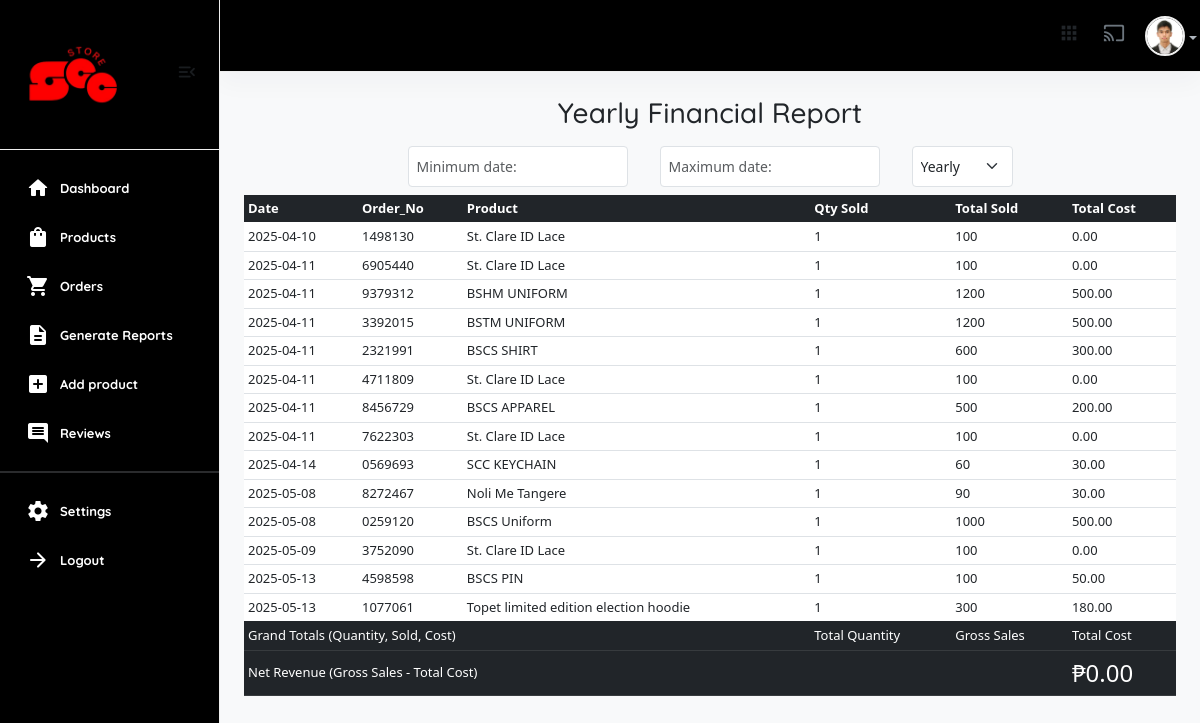
Page /useradmin/generate-reports/ (signed in) on the committed database.
### userauths/models.py (models this page shows, shortened)
class User(AbstractUser):
    email = models.EmailField(unique=True)
    username = models.CharField(max_length=100)
    bio = models.CharField(max_length=100)
    password = models.CharField(max_length=255)
    avatar = models.ImageField(upload_to='image/')
    USERNAME_FIELD = "email"
    REQUIRED_FIELDS = ['username']

class Profile(models.Model):
    user = models.OneToOneField(User, on_delete=models.CASCADE)
    image = models.ImageField(upload_to="image")
    full_name = models.CharField(max_length=200, null=True, blank=True)
    bio = models.CharField(max_length=200, null=True, blank=True)
    phone = models.CharField(max_length=200) # +234 (456) - 789
    address = models.CharField(max_length=200, null=True, blank=True)
    country = models.CharField(max_length=200, null=True, blank=True)
    relative_students = models.ManyToManyField(User, blank=True, related_name='parents', symmetrical=False)
    verified = models.BooleanField(default=False)

### core/models.py (models this page shows, shortened)
class Product(models.Model):
    pid = ShortUUIDField(unique=True, length=10, max_length=20, alphabet="abcdefgh12345")
    user = models.ForeignKey(User, on_delete=models.SET_NULL, null=True)
    category = models.ForeignKey(Category, on_delete=models.SET_NULL, null=True, related_name="category")
    vendor = models.ForeignKey(Vendor, on_delete=models.SET_NULL, null=True, related_name="product")
    title = models.CharField(max_length=100, default="Fresh Pear")
    image = models.ImageField(upload_to=user_directory_path, default="product.jpg")
    description = models.TextField(null=True, blank=True, default="This is the product")
    price = models.DecimalField(max_digits=12, decimal_places=2, default="0.00")
    old_price = models.DecimalField(max_digits=12, decimal_places=2, default="2.99", blank=True)
    vat = models.DecimalField(max_digits=12, decimal_places=2, default="0.00")
    cost = models.DecimalField(max_digits=12, decimal_places=2, default="0.00")
    specifications = models.TextField(null=True, blank=True)
    type = models.CharField(max_length=100, default="What is the product type?", null=True, blank=True)
    stock_count = models.IntegerField(default=0, null=True, blank=True)
    life = models.CharField(max_length=100, default="item life spand?", null=True, blank=True)
    mfd = models.DateField(auto_now_add=False, null=True, blank=True)
    tags = models.ManyToManyField(ProductTag, blank=True, related_name="products")
    product_status = models.CharField(choices=STATUS, max_length=100, default="In Review")
    status = models.BooleanField(default=True)
    in_stock = models.BooleanField(default=True)
    featured = models.BooleanField(default=True)
    digital = models.BooleanField(default=False)
    sku = ShortUUIDField(unique=True, length=4, max_length=10, prefix="sku", alphabet="abcdefgh")
    date = models.DateField(auto_now_add=True)
    updated = models.DateField(auto_now=True)
    class Meta:
        verbose_name_plural = "Product"

### useradmin/views.py (the view, shortened to what this page needs)
# urls.py: path("generate-reports/", views.reports, name="generate-reports"),
@user_passes_test(is_admin)
def reports(request, recurrent="Yearly"):
    user = request.user
    now = timezone.localtime()
    today = now.date()
    this_week_start = today - dt.timedelta(days=today.weekday())  # Monday
    this_month = now.month
    this_year = now.year
    order = CartOrder.objects.filter(paid_status=True).order_by("-id")
    total_revenue = CartOrder.objects.filter(paid_status=True).aggregate(price=Sum("price"))["price"] or 0
    daily_revenue = CartOrder.objects.filter(paid_status=True, order_date=today).aggregate(price=Sum("price"))["price"] or 0
    if recurrent == "Yearly":
        revenue = CartOrder.objects.filter(
            paid_status=True,
            order_date__year=this_year
        ).aggregate(price=Sum("price"))["price"] or 0
        sales = CartOrderProducts.objects.filter(
            order__paid_status=True,
            order__order_date__year=this_year
        ).annotate(
            order_num=Substr('order__oid', 2),  # Remove the '#' symbol (start from the second character)
            qty_sold=Sum('qty'),
            total_sold=Sum('total'),
            total_costing=Sum('cost'),
            order_date=F('order__order_date')  # Accessing the order_date field from CartOrder model
        ).values(
            'item',
            'order_num',  # This will contain the order number without the '#'
            'order_date',  # This will contain the order date
            'qty_sold',
            'total_sold',
            'total_cost'
        )
    total_orders_count = CartOrder.objects.count()
    all_products = Product.objects.all()
    all_categories = Category.objects.all()
    new_customers = User.objects.all().order_by("-id")[:6]
    latest_orders = CartOrder.objects.order_by("-id")[:10]
    context = {
        "user": user,
        "recurrent": recurrent,
        "total_revenue": total_revenue,
        "daily_revenue": daily_revenue,
        "revenue": revenue,
        "sales": sales,
        "all_products": all_products,
        "all_categories": all_categories,
        "new_customers": new_customers,
        "latest_orders": latest_orders,
        "total_orders_count": total_orders_count,
    }
    return render(request, "useradmin/generate-reports.html", context)

### core/context_processor.py (called while the page is built)
def default(request):
    categories = Category.objects.all()
    vendors = Vendor.objects.all()
    min_max_price = Product.objects.aggregate(Min("price"), Max("price"))
    try:
        address = Address.objects.get(user=request.user)
    except:
        address = None
    return {
        'categories': categories,
        'address':address,
        'vendors': vendors,
        'min_max_price':min_max_price
    }

### useradmin/views.py (called while the page is built)
def is_admin(user):
    return user.groups.filter(name='Staff').exists()

### templates/useradmin/generate-reports.html (shortened to what this page needs)
{% extends "useradmin/base.html" %}
{% load static %}
{% block content %}
<div class="p-4">
    <h3 class="text-center">{{recurrent}} Financial Report</h3>
    <table class="d-flex justify-content-center" border="0" cellspacing="5" cellpadding="5">
        <tbody class="text-center d-flex justify-content-center align-items-center">
            <tr class="mx-2 p-2">
                <td ><input class="form-control form-control-sm" type="text" id="min" name="min" placeholder="Minimum date:"></td>
            </tr>
            <tr class="mx-2 p-2">
                <td ><input class="form-control form-control-sm" type="text" id="max" name="max" placeholder="Maximum date:"></td>
            </tr>
            <tr class="mx-2 p-2">
                <td>
                    <select id="report-filter" class="form-select form-select-sm w-100">
                        <option value="Yearly" {% if recurrent == 'Yearly' %}selected{% endif %}>Yearly</option>
                    </select>
                </td>
            </tr>
        </tbody>
    </table>
    <table id="sales-table" class="table table-sm">
        <thead class="table-dark">
            <tr>
                <th>Date</th>
                <th>Order_No</th>
                <th>Product</th>
                <th>Qty Sold</th>
                <th>Total Sold</th>
                <th>Total Cost</th>
            </tr>
        </thead>
        <tbody>
        {% for item in sales %}
            <tr>
                <td>{{ item.order_date|date:"Y-m-d" }}</td>
                <td>{{ item.order_num }}</td>
                <td>{{ item.item }}</td>
                <td>{{ item.qty_sold }}</td>
                <td>{{ item.total_sold }}</td>
                <td>{{ item.total_cost }}</td>
            </tr>
        {% endfor %}
        </tbody>
        <tfoot class="table-dark">
            <tr>
                <th colspan="3">Grand Totals (Quantity, Sold, Cost)</th>
                <th id="total-qty">Total Quantity</th>
                <th id="total-sold">Gross Sales</th>
                <th id="total-cost">Total Cost</th>
            </tr>
            <tr>
                <th colspan="5">Net Revenue (Gross Sales - Total Cost)</th>
                <th class="fs-4" id="total-revenue">₱0.00</th>
            </tr>
        </tfoot>
    </table>
</div>
{% endblock %}

### templates/useradmin/base.html (shortened to what this page needs)
{% load static %}
<!DOCTYPE html>
<html lang="en">
    <head>
        <link href="{% static 'assets2/css/main.css' %}" rel="stylesheet" type="text/css" />
        <link rel="stylesheet" href="https://cdnjs.cloudflare.com/ajax/libs/font-awesome/6.0.0/css/all.min.css" />
        <link href="https://cdn.jsdelivr.net/npm/select2@4.0.13/dist/css/select2.min.css" rel="stylesheet" />
        <link href="https://cdn.datatables.net/v/bs5/moment-2.29.4/jszip-3.10.1/dt-2.2.2/af-2.7.0/b-3.2.2/b-html5-3.2.2/b-print-3.2.2/cr-2.0.4/date-1.5.5/fc-5.0.4/fh-4.0.1/kt-2.12.1/r-3.0.4/rg-1.5.1/rr-1.5.0/sc-2.4.3/sb-1.8.2/sp-2.3.3/sl-3.0.0/datatables.min.css" rel="stylesheet">
        <link href="https://cdn.jsdelivr.net/npm/bootstrap@5.0.2/dist/css/bootstrap.min.css" rel="stylesheet">
        <link rel="stylesheet" href="{% static 'css/dataTables.bootstrap4.min.css' %}">
        <link rel="stylesheet" href="https://cdn.datatables.net/buttons/2.4.2/css/buttons.bootstrap4.min.css">
        <link href="https://cdn.jsdelivr.net/npm/bootstrap@5.3.0/dist/css/bootstrap.min.css" rel="stylesheet">
        <link href="https://cdn.jsdelivr.net/npm/bootstrap-icons@1.10.5/font/bootstrap-icons.css" rel="stylesheet">
    </head>
    <body>
        <aside class="navbar-aside" id="offcanvas_aside">
            <div class="aside-top">
                <a href="{% url 'useradmin:dashboard' %}" class="brand-wrap">
                    <img src="{% static 'assets/imgs/theme/owshit.png' %}" class="logo" alt="E-commerce Dashboard" />
                </a>
                <div>
                    <button class="btn btn-icon btn-aside-minimize"><i class="text-muted material-icons md-menu_open"> </i></button>
                </div>
            </div>
            <nav>
                <ul class="menu-aside">
                    <li class="menu-item active">
                        <a class="menu-link" href="{% url 'useradmin:dashboard' %}">
                            <i class="icon material-icons md-home"></i>
                            <span class="text">Dashboard</span>
                        </a>
                    </li>
                    <li class="menu-item">
                        <a class="menu-link" href="{% url 'useradmin:dashboard-products' %}">
                            <i class="icon material-icons md-shopping_bag"></i>
                            <span class="text">Products</span>
                        </a>
                    </li>
                    <li class="menu-item">
                        <a class="menu-link" href="{% url 'useradmin:orders' %}">
                            <i class="icon material-icons md-shopping_cart"></i>
                            <span class="text">Orders</span>
                        </a>
                    </li>
                    <li class="menu-item ">
                        <a class="menu-link" href="{% url 'useradmin:generate-reports' %}">
                            <i class="icon material-icons md-description"></i>
                            <span class="text">Generate Reports</span>
                        </a>
                    </li>
                    <li class="menu-item ">
                        <a class="menu-link" href="{% url 'useradmin:dashboard-add-products' %}">
                            <i class="icon material-icons md-add_box"></i>
                            <span class="text">Add product</span>
                        </a>
                    </li>
                    <li class="menu-item">
                        <a class="menu-link" href="{% url 'useradmin:reviews'%}">
                            <i class="icon material-icons md-comment"></i>
                            <span class="text">Reviews</span>
                        </a>
                    </li>
                </ul>
                <hr />
                <ul class="menu-aside">
                    <li class="menu-item">
                        <a class="menu-link" href="{% url 'useradmin:settings' %}">
                            <i class="icon material-icons md-settings"></i>
                            <span class="text">Settings</span>
                        </a>
                    </li>
                    <li class="menu-item">
                        <a class="menu-link" href="{% url 'userauths:sign-out' %}">
                            <i class="icon material-icons md-arrow_forward"></i>
                            <span class="text">Logout</span>
                        </a>
                    </li>
                </ul>
                <br />
                <br />
            </nav>
        </aside>
        <main class="main-wrap">
             <header class="main-header navbar">
                <div class="col-nav">
                    <button class="btn btn-icon btn-mobile me-auto" data-trigger="#offcanvas_aside"><i class="material-icons md-apps"></i></button>
                    <ul class="nav">
                        <li class="nav-item">
                            <a href="#" class="requestfullscreen nav-link btn-icon"><i class="material-icons md-cast"></i></a>
                        </li>
                        <li class="dropdown nav-item">
                            <a class="dropdown-toggle" data-bs-toggle="dropdown" href="#" id="dropdownAccount" aria-expanded="false">
                                {% if request.user.profile.image %}
                                <img class="img-xs rounded-circle" src="{{request.user.profile.image.url}}" alt="User" />
                                {% else %}
                                <img class="img-xs rounded-circle" src="https://www.shutterstock.com/image-vector/vector-flat-illustration-grayscale-avatar-600nw-2281862025.jpg" alt="User" />
                                {% endif %}
                            </a>
                        </li>
                    </ul>
                </div>
            </header>
            {% block content %}
            {% endblock content %}
        </main>
    </body>
</html>

### rows in the picture
User: user.profile.image (picture)
Product: order_date "2025-04-11", order_num "9379312", item "BSHM UNIFORM", qty_sold "1", total_sold "1200", total_cost "500.00"
Product: order_date "2025-04-11", order_num "8456729", item "BSCS APPAREL", qty_sold "1", total_sold "500", total_cost "200.00"
Product: order_date "2025-04-14", order_num "0569693", item "SCC KEYCHAIN", qty_sold "1", total_sold "60", total_cost "30.00"
Product: order_date "2025-05-08", order_num "8272467", item "Noli Me Tangere", qty_sold "1", total_sold "90", total_cost "30.00"
Product: order_date "2025-05-08", order_num "0259120", item "BSCS Uniform", qty_sold "1", total_sold "1000", total_cost "500.00"
Product: order_date "2025-05-09", order_num "3752090", item "St. Clare ID Lace", qty_sold "1", total_sold "100", total_cost "0.00"
Product: order_date "2025-05-13", order_num "4598598", item "BSCS PIN", qty_sold "1", total_sold "100", total_cost "50.00"
Product: order_date "2025-05-13", order_num "1077061", item "Topet limited edition election hoodie", qty_sold "1", total_sold "300", total_cost "180.00"

### other values in the picture
{{ recurrent }} "Yearly"
{{ item.order_date|date:"Y-m-d" }} "2025-04-10" "2025-04-11" "2025-04-11" "2025-04-11" "2025-04-11" "2025-04-11"
{{ item.order_num }} "1498130" "6905440" "3392015" "2321991" "4711809" "7622303"
{{ item.item }} "St. Clare ID Lace" "St. Clare ID Lace" "BSTM UNIFORM" "BSCS SHIRT" "St. Clare ID Lace" "St. Clare ID Lace"
{{ item.qty_sold }} "1" "1" "1" "1" "1" "1"
{{ item.total_sold }} "100" "100" "1200" "600" "100" "100"
{{ item.total_cost }} "0.00" "0.00" "500.00" "300.00" "0.00" "0.00"
